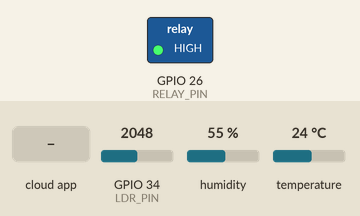
Simulated run of this sketch. Board: ESP32. On the bench: switched loads named in the sketch (green lamp = pin HIGH). The inputs (shaded band) are chosen by the test bench; at power-on: GPIO 34 (LDR_PIN) = 2048, humidity 55 %, temperature 24 °C. WiFi joins after 1.5 s; servers stay silent unless stated; the local clock reads 2024-03-15 10:24:30 at power-on unless the sketch sets it; the Firebase database answers and starts empty; what the sketch prints to the serial monitor is not drawn.

Above: at 2.7 s.
2.8 s: the phone or cloud app sets state to ON
At 3.5 s:
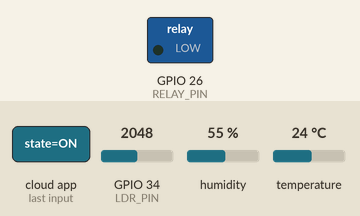
4.4 s: the phone or cloud app sets mode to AUTOMATIC
At 5.1 s:
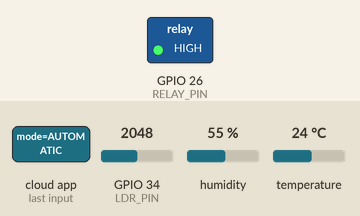
6.4 s: GPIO 34 (LDR_PIN) set to 416
11.1 s: GPIO 34 (LDR_PIN) set to 361
At 13.5 s:
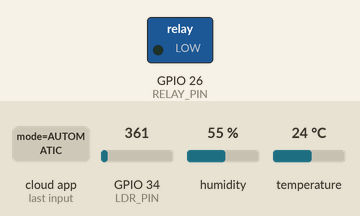
14.5 s: GPIO 34 (LDR_PIN) set to 440
At 17.1 s:
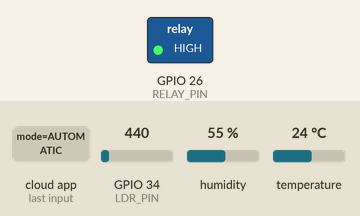
17.4 s: GPIO 34 (LDR_PIN) set to 360
At 19.7 s:
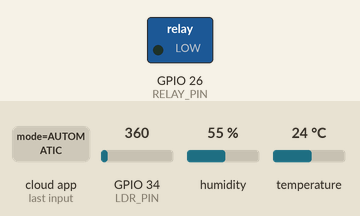
Timing chart, 0 to 21.2 s (numbered marks = the images above; inputs shaded):
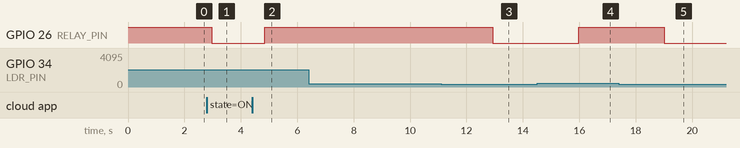

Measured:
- the behaviour switches between 400 and 399 on GPIO 34 (LDR_PIN) (found by bisection; images 2 and 3)
- after the input at 2.8 s, GPIO 26 (RELAY_PIN): HIGH → LOW after 0.17 s
- after the input at 4.4 s, GPIO 26 (RELAY_PIN): LOW → HIGH after 0.44 s
- after the input at 6.4 s, every drawn part: stays the same
- after the input at 11.1 s, GPIO 26 (RELAY_PIN): HIGH → LOW after 1.8 s
- after the input at 14.5 s, GPIO 26 (RELAY_PIN): LOW → HIGH after 1.5 s
- after the input at 17.4 s, GPIO 26 (RELAY_PIN): HIGH → LOW after 1.6 s

The sketch:

esp32_iot.ino
```cpp
/**
 * ============================================================================
 * SmartHome.IoT — ESP32 Microcontroller Firmware
 * ============================================================================
 * Hardware Architecture:
 * - Microcontroller: ESP32 Dev Module (Wi-Fi 2.4 GHz)
 * - Temperature & Humidity: DHT11 Sensor (DATA -> GPIO 4)
 * - Ambient Light Sensor: LDR Voltage Divider (ADC -> GPIO 34)
 * - Actuator Module: 5V Optocoupled Relay (IN -> GPIO 26, Active-Low)
 * - Load: Living Room Light / Physical Appliance
 *
 * Cloud Backend:
 * - Firebase Project: dashboard-e6cea
 * - Realtime Database: https://dashboard-e6cea-default-rtdb.firebaseio.com
 *
 * Database Schema Synchronized:
 * - /home/bulb/state: "ON" | "OFF"
 * - /home/sensors/temperature: float
 * - /home/sensors/humidity: float
 * - /home/sensors/ldr: int (ADC 0-4095)
 * - /home/sensors/timestamp: unsigned long
 * - /home/system/mode: "MANUAL" | "AUTOMATIC"
 * - /home/system/ldrThreshold: int
 * - /home/logs/<timestamp>: telemetry log packet
 * ============================================================================
 */

#include <WiFi.h>
#include <Firebase_ESP_Client.h>
#include <DHT.h>
#include <time.h>
#include "addons/TokenHelper.h"
#include "addons/RTDBHelper.h"

// ---------------- Wi-Fi Credentials ----------------
#define WIFI_SSID "YOUR_WIFI_SSID"
#define WIFI_PASSWORD "YOUR_WIFI_PASSWORD"

// ---------------- Firebase Configuration ------------
#define FIREBASE_API_KEY "AIzaSyA-q-ybqAiPyt1Sn5HQ1g6iuv4HmIgaeA0"
#define FIREBASE_DATABASE_URL "https://bulb-12492-default-rtdb.firebaseio.com"

// ---------------- Hardware Pin Definitions ----------
#define DHT_PIN 4
#define LDR_PIN 34
#define RELAY_PIN 26
#define DHT_TYPE DHT11

// Relay Active-Low Configuration (Most 5V relay boards trigger LOW)
#define RELAY_ACTIVE_LOW true

// Timing Intervals (ms)
#define SENSOR_READ_INTERVAL 3000UL     // Send sensor telemetry every 3s
#define CONTROL_READ_INTERVAL 1000UL    // Check bulb & mode every 1s
#define LOG_INTERVAL 60000UL            // Write historical log record every 60s

// Objects & Instances
DHT dht(DHT_PIN, DHT_TYPE);
FirebaseData fbdo;
FirebaseAuth auth;
FirebaseConfig config;

// State Variables
float temperature = NAN;
float humidity = NAN;
int ldrValue = 0;
bool bulbState = false;
String systemMode = "MANUAL";
int ldrThreshold = 400;

unsigned long lastSensorMs = 0;
unsigned long lastControlMs = 0;
unsigned long lastLogMs = 0;

void setPhysicalRelay(bool on) {
  bulbState = on;
  if (RELAY_ACTIVE_LOW) {
    digitalWrite(RELAY_PIN, on ? LOW : HIGH);
  } else {
    digitalWrite(RELAY_PIN, on ? HIGH : LOW);
  }
}

void connectWiFi() {
  if (WiFi.status() == WL_CONNECTED) return;
  Serial.print("Connecting to Wi-Fi");
  WiFi.mode(WIFI_STA);
  WiFi.begin(WIFI_SSID, WIFI_PASSWORD);
  unsigned long start = millis();
  while (WiFi.status() != WL_CONNECTED && millis() - start < 15000) {
    delay(500);
    Serial.print(".");
  }
  if (WiFi.status() == WL_CONNECTED) {
    Serial.println(" Connected!");
    Serial.print("IP Address: ");
    Serial.println(WiFi.localIP());
  } else {
    Serial.println(" Connection timeout. Will retry in loop.");
  }
}

void setupFirebase() {
  config.api_key = FIREBASE_API_KEY;
  config.database_url = FIREBASE_DATABASE_URL;
  config.token_status_callback = tokenStatusCallback;

  Firebase.reconnectWiFi(true);
  fbdo.setResponseSize(1024);

  // Authenticate anonymously or using API key
  if (Firebase.signUp(&config, &auth, "", "")) {
    Serial.println("Firebase Auth Client Ready");
  } else {
    Serial.printf("Firebase sign-up error: %s\n", config.signer.signupError.message.c_str());
  }

  Firebase.begin(&config, &auth);
  configTime(19800, 0, "pool.ntp.org", "time.nist.gov"); // IST +5:30
}

void setup() {
  Serial.begin(115200);
  pinMode(RELAY_PIN, OUTPUT);
  setPhysicalRelay(false); // Default OFF on boot
  dht.begin();

  connectWiFi();
  setupFirebase();
}

void readSensors() {
  float h = dht.readHumidity();
  float t = dht.readTemperature();
  int ldr = analogRead(LDR_PIN);

  if (!isnan(t)) temperature = t;
  if (!isnan(h)) humidity = h;
  ldrValue = ldr;

  Serial.printf("[Sensors] Temp: %.1f C | Hum: %.1f %% | LDR: %d\n", temperature, humidity, ldrValue);
}

void syncSensorsToCloud() {
  if (!Firebase.ready()) return;

  FirebaseJson json;
  if (!isnan(temperature)) json.set("temperature", temperature);
  if (!isnan(humidity)) json.set("humidity", humidity);
  json.set("ldr", ldrValue);

  time_t now;
  time(&now);
  json.set("timestamp", (double)((now > 100000) ? (now * 1000ULL) : millis()));

  if (Firebase.RTDB.setJSON(&fbdo, "/home/sensors", &json)) {
    Serial.println("[Cloud] Telemetry written to /home/sensors");
  } else {
    Serial.printf("[Cloud Error] Sensors write failed: %s\n", fbdo.errorReason().c_str());
  }
}

void readSystemControl() {
  if (!Firebase.ready()) return;

  // Read Operating Mode
  if (Firebase.RTDB.getString(&fbdo, "/home/system/mode")) {
    String m = fbdo.stringData();
    m.toUpperCase();
    if (m == "MANUAL" || m == "AUTOMATIC") {
      systemMode = m;
    }
  }

  // Read Threshold
  if (Firebase.RTDB.getInt(&fbdo, "/home/system/ldrThreshold")) {
    int th = fbdo.intData();
    if (th > 0 && th < 4096) ldrThreshold = th;
  }

  // Mode Evaluation
  if (systemMode == "AUTOMATIC") {
    // If LDR < threshold (darkness) -> turn bulb ON
    // If LDR > threshold (bright) -> turn bulb OFF
    bool shouldBeOn = (ldrValue < ldrThreshold);
    if (shouldBeOn != bulbState) {
      setPhysicalRelay(shouldBeOn);
      Firebase.RTDB.setString(&fbdo, "/home/bulb/state", shouldBeOn ? "ON" : "OFF");
      Serial.printf("[Auto Logic] LDR %d vs %d -> Bulb %s\n", ldrValue, ldrThreshold, shouldBeOn ? "ON" : "OFF");
    }
  } else {
    // MANUAL Mode: obey /home/bulb/state from web dashboard
    if (Firebase.RTDB.getString(&fbdo, "/home/bulb/state")) {
      String cloudBulbState = fbdo.stringData();
      cloudBulbState.toUpperCase();
      bool targetOn = (cloudBulbState == "ON");
      if (targetOn != bulbState) {
        setPhysicalRelay(targetOn);
        Serial.printf("[Manual Actuator] Bulb switched to: %s\n", targetOn ? "ON" : "OFF");
      }
    }
  }
}

void writeHistoricalLog() {
  if (!Firebase.ready() || isnan(temperature) || isnan(humidity)) return;

  FirebaseJson logPacket;
  time_t now;
  time(&now);
  double epochMs = (now > 100000) ? (double)(now * 1000ULL) : (double)millis();

  logPacket.set("timestamp", epochMs);
  logPacket.set("temperature", temperature);
  logPacket.set("humidity", humidity);
  logPacket.set("ldr", ldrValue);
  logPacket.set("bulbState", bulbState ? "ON" : "OFF");
  logPacket.set("mode", systemMode);
  logPacket.set("note", "ESP32 Auto Log");

  String logPath = "/home/logs/" + String((unsigned long)now);
  if (Firebase.RTDB.setJSON(&fbdo, logPath, &logPacket)) {
    Serial.println("[History] Log packet archived to Firebase");
  }
}

void loop() {
  connectWiFi();

  unsigned long currentMs = millis();

  // 1. Control loop (Bulb actuator & mode sync)
  if (currentMs - lastControlMs >= CONTROL_READ_INTERVAL) {
    lastControlMs = currentMs;
    readSystemControl();
  }

  // 2. Sensor reading & cloud telemetry stream
  if (currentMs - lastSensorMs >= SENSOR_READ_INTERVAL) {
    lastSensorMs = currentMs;
    readSensors();
    syncSensorsToCloud();
  }

  // 3. Periodic history logging
  if (currentMs - lastLogMs >= LOG_INTERVAL) {
    lastLogMs = currentMs;
    writeHistoricalLog();
  }

  delay(20);
}
```
